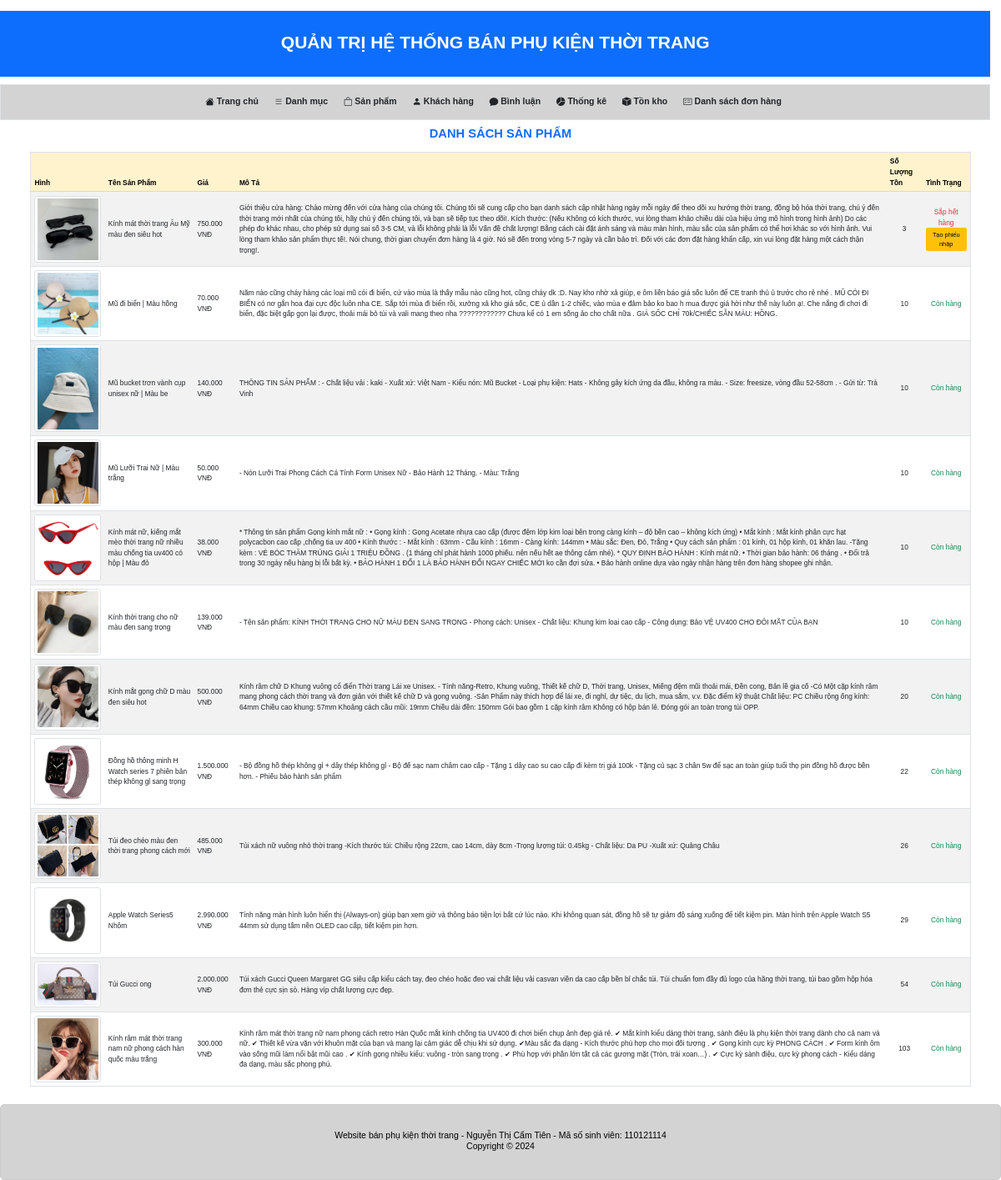
Screenshot of /Admin/index_admin.php?act=tonkho with the database file from the repository.
### tables this page shows
CREATE TABLE `sanpham` (
  `idpro` int(11) NOT NULL,
  `name` varchar(255) NOT NULL,
  `price` double(10,2) DEFAULT 0.00,
  `img` varchar(255) DEFAULT NULL,
  `mota` text DEFAULT NULL,
  `iddm` int(11) NOT NULL,
  `soluong` int(11) NOT NULL,
  `luotxem` int(11) NOT NULL DEFAULT 0,
  `giamgia` int(11) NOT NULL
);

### model/pdo.php (called while the page is built, shortened)
<?php
function pdo_get_connection()
{
    $dburl = "mysql:host=localhost;dbname=doanchuyennganh;charset=utf8";
    $username = 'root';
    $password = '';
    $conn = new PDO($dburl, $username, $password);
    $conn->setAttribute(PDO::ATTR_ERRMODE, PDO::ERRMODE_EXCEPTION);
    return $conn;
}
function pdo_query($sql)
{
    $sql_args = array_slice(func_get_args(), 1);
    try {
        $conn = pdo_get_connection();
        $stmt = $conn->prepare($sql);
        $stmt->execute($sql_args);
        $rows = $stmt->fetchAll();
        return $rows;
    } catch (PDOException $e) {
        throw $e;
    } finally {
        unset($conn);
    }
}

### model/thongke.php (called while the page is built, shortened)
<?php
function thongke_tonkho()
{
    $sql = "SELECT
    `idpro`,
    `name`,
    `price`,
    `img`,
    `mota`,
    `luotxem`,
    `iddm`,
    `soluong`,
    CASE
        WHEN `soluong` = 0 THEN 'Hết hàng'
        WHEN `soluong` <= 5 THEN 'Sắp hết hàng' -- Thay đổi giá trị này tùy thuộc vào ngưỡng bạn định nghĩa là sắp hết
        ELSE 'Còn hàng'
    END AS `trangthai`
FROM
    `sanpham`
ORDER BY
    `soluong` ASC;
";
    $list_tonkho = pdo_query($sql);
    return $list_tonkho;
}

### Admin/thongke/tonkho.php (the view, shortened to what this page needs)
<div class="container my-4">
    <header class="mb-4">
        <h1 class="text-center fw-bold fs-3 text-primary">DANH SÁCH SẢN PHẨM</h1>
    </header>
    <div class="table-responsive">
        <table class="table border table-striped table-hover align-middle">
            <thead class="table-warning">
                <tr>
                    <th scope="col">Hình</th>
                    <th scope="col">Tên Sản Phẩm</th>
                    <th scope="col">Giá</th>
                    <th scope="col">Mô Tả</th>
                    <th scope="col">Số Lượng Tồn</th>
                    <th scope="col">Tình Trạng</th>
                </tr>
            </thead>
            <tbody>
                <?php
foreach ($listtonkho as $product) {
    if ($product['trangthai'] == "Còn hàng") {
        $statusClass = 'text-success';
    } elseif ($product['trangthai'] == "Sắp hết hàng") {
        $statusClass = 'text-danger';
    } else {
        $statusClass = 'text-secondary';
    }
    ?>
                <tr>
                    <td class='text-center'>
                        <img src='../upload/<?= htmlspecialchars($product['img']) ?>'
                            alt='<?= htmlspecialchars($product['name']) ?>' class='img-thumbnail'
                            style='max-width: 80px; height: auto;'>
                    </td>
                    <td><?= htmlspecialchars($product['name']) ?></td>
                    <td><?= number_format($product['price'], 0, ',', '.') ?> VNĐ</td>
                    <td><?= htmlspecialchars($product['mota']) ?></td>
                    <td class='text-center'><?= $product['soluong'] ?></td>
                    <td class='text-center <?= $statusClass ?>'>
                        <?= htmlspecialchars($product['trangthai']) ?>
                        <?php if ($product['trangthai'] === "Sắp hết hàng") : ?>
                        <a href="thongke/phieunhap.php?idpro=<?=$product['idpro']?>" class="btn btn-warning btn-sm">Tạo
                            phiếu nhập</a>
                        <?php endif; ?>
                    </td>
                </tr>
                <?php
}
?>
            </tbody>
        </table>
    </div>
</div>
<div class="footer text-center">
    <h5>Website bán phụ kiện thời trang - Nguyễn Thị Cẩm Tiên - Mã số sinh viên: 110121114<br>Copyright &copy; 2024</h5>
</div>

### css/style.css (style rules this page uses)
* { box-sizing: border-box; font-family: sans-serif; font-size: 0.7vw; }
.footer { background-color: #d00118; border: 1px #ccc solid; font-size: 0.8vw; color: rgb(250, 242, 215); border-radius: 5px; padding: 20px; }
* { box-sizing: border-box }

### Admin/thongke/tonkho.php (style rules this page uses)
.footer { background-color: #D3D3D3; color: #000000; padding: 30px 0; font-size: 1.0rem; font-family: 'Poppins', sans-serif; }

### rows the page displays
sanpham: img+name (picture), name "Kính mát thời trang Âu Mỹ màu đen siêu hot", price "750.000", mota "Giới thiệu cửa hàng: Chào mừng đến với cửa hàng của chúng tôi. Chúng tôi sẽ cung cấp cho bạn danh sách cập nhật hàng ngày mỗi ngày để theo dõi xu hướng thời trang, đồng bộ hóa thời trang, chú ý đến thời trang mới nhất của chúng tôi, hãy chú ý đến chúng tôi, và bạn sẽ tiếp tục theo dõi!. Kích thước: (Nếu Không có kích thước, vui lòng tham khảo chiều dài của hiệu ứng mô hình trong hình ảnh) Do các phép đo khác nhau, cho phép sử dụng sai số 3-5 CM, và lỗi không phải là lỗi Vấn đề chất lượng! Bằng cách cài đặt ánh sáng và màu màn hình, màu sắc của sản phẩm có thể hơi khác so với hình ảnh. Vui lòng tham khảo sản phẩm thực tế!. Nói chung, thời gian chuyển đơn hàng là 4 giờ. Nó sẽ đến trong vòng…", soluong "3", trangthai "Sắp hết hàng"
sanpham: img (picture), name "Mũ đi biển | Màu hồng", price "70.000", mota "Năm nào cũng cháy hàng các loại mũ cói đi biển, cứ vào mùa là thấy mẫu nào cũng hot, cũng cháy dk :D. Nay kho nhờ xả giúp, e ôm liền báo giá sốc luôn để CE tranh thủ ủ trước cho rẻ nhé . MŨ CÓI ĐI BIỂN có nơ gắn hoa đại cực độc luôn nha CE. Sắp tới mùa đi biển rồi, xưởng xả kho giá sốc, CE ủ dần 1-2 chiếc, vào mùa e đảm bảo ko bao h mua được giá hời như thế này luôn ạ!. Che nắng đi chơi đi biển, đặc biệt gấp gọn lại được, thoải mái bỏ túi và vali mang theo nha ???????????? Chưa kể có 1 em sống ảo cho chất nữa . GIÁ SỐC CHỈ 70k/CHIẾC SẴN MÀU: HỒNG.", soluong "10", trangthai "Còn hàng"
sanpham: img (picture), name "Mũ bucket trơn vành cụp unisex nữ | Màu be", price "140.000", mota "THÔNG TIN SẢN PHẨM : - Chất liệu vải : kaki - Xuất xứ: Việt Nam - Kiểu nón: Mũ Bucket - Loại phụ kiện: Hats - Không gây kích ứng da đầu, không ra màu. - Size: freesize, vòng đầu 52-58cm . - Gửi từ: Trà Vinh", soluong "10", trangthai "Còn hàng"
sanpham: img (picture), name "Mũ Lưỡi Trai Nữ | Màu trắng", price "50.000", mota "- Nón Lưỡi Trai Phong Cách Cá Tính Form Unisex Nữ - Bảo Hành 12 Tháng. - Màu: Trắng", soluong "10", trangthai "Còn hàng"
sanpham: img (picture), name "Kính mát nữ, kiếng mắt mèo thời trang nữ nhiều màu chống tia uv400 có hộp | Màu đỏ", price "38.000", mota "* Thông tin sản phẩm Gọng kính mắt nữ : • Gọng kính : Gọng Acetate nhựa cao cấp (được đệm lớp kim loại bên trong càng kính – độ bền cao – không kích ứng) • Mắt kính : Mắt kính phân cực hạt polycacbon cao cấp ,chống tia uv 400 • Kính thước : - Mắt kính : 63mm - Cầu kính : 16mm - Càng kính: 144mm • Màu sắc: Đen, Đỏ, Trắng • Quy cách sản phẩm : 01 kính, 01 hộp kính, 01 khăn lau. -Tặng kèm : VÉ BÓC THĂM TRÚNG GIẢI 1 TRIỆU ĐỒNG . (1 tháng chỉ phát hành 1000 phiếu. nên nếu hết ae thông cảm nhé). * QUY ĐỊNH BẢO HÀNH : Kính mát nữ. • Thời gian bảo hành: 06 tháng . • Đổi trả trong 30 ngày nếu hàng bị lỗi bất kỳ. • BẢO HÀNH 1 ĐỔI 1 LÀ BẢO HÀNH ĐỔI NGAY CHIẾC MỚI ko cần đợi sửa. • Bảo hành online dựa…", soluong "10", trangthai "Còn hàng"
sanpham: img+name (picture), name "Kính thời trang cho nữ màu đen sang trọng", price "139.000", mota "- Tên sản phẩm: KÍNH THỜI TRANG CHO NỮ MÀU ĐEN SANG TRỌNG - Phong cách: Unisex - Chất liệu: Khung kim loại cao cấp - Công dụng: Bảo VỆ UV400 CHO ĐÔI MẮT CỦA BẠN", soluong "10", trangthai "Còn hàng"
sanpham: img+name (picture), name "Kính mắt gọng chữ D màu đen siêu hot", price "500.000", mota "Kính râm chữ D Khung vuông cổ điển Thời trang Lái xe Unisex. - Tính năng-Retro, Khung vuông, Thiết kế chữ D, Thời trang, Unisex, Miếng đệm mũi thoải mái, Đền cong, Bản lề gia cố -Có Một cặp kính râm mang phong cách thời trang và đơn giản với thiết kế chữ D và gọng vuông. -Sản Phẩm này thích hợp để lái xe, đi nghỉ, dự tiệc, du lịch, mua sắm, v.v. Đặc điểm kỹ thuật Chất liệu: PC Chiều rộng ống kính: 64mm Chiều cao khung: 57mm Khoảng cách cầu mũi: 19mm Chiều dài đền: 150mm Gói bao gồm 1 cặp kính râm Không có hộp bán lẻ. Đóng gói an toàn trong túi OPP.", soluong "20", trangthai "Còn hàng"
sanpham: img (picture), name "Đồng hồ thông minh H Watch series 7 phiên bản thép không gỉ sang trọng", price "1.500.000", mota "- Bộ đồng hồ thép không gỉ + dây thép không gỉ - Bộ đế sạc nam châm cao cấp - Tặng 1 dây cao su cao cấp đi kèm trị giá 100k - Tặng củ sạc 3 chân 5w để sạc an toàn giúp tuổi thọ pin đồng hồ được bền hơn. - Phiếu bảo hành sản phẩm", soluong "22", trangthai "Còn hàng"
sanpham: img+name (picture), name "Túi đeo chéo màu đen thời trang phong cách mới", price "485.000", mota "Túi xách nữ vuông nhỏ thời trang -Kích thước túi: Chiều rộng 22cm, cao 14cm, dày 8cm -Trọng lượng túi: 0.45kg - Chất liệu: Da PU -Xuất xứ: Quảng Châu", soluong "26", trangthai "Còn hàng"
sanpham: img+name (picture), name "Apple Watch Series5 Nhôm", price "2.990.000", mota "Tính năng màn hình luôn hiển thị (Always-on) giúp bạn xem giờ và thông báo tiện lợi bất cứ lúc nào. Khi không quan sát, đồng hồ sẽ tự giảm độ sáng xuống để tiết kiệm pin. Màn hình trên Apple Watch S5 44mm sử dụng tấm nền OLED cao cấp, tiết kiệm pin hơn.", soluong "29", trangthai "Còn hàng"
sanpham: img (picture), name "Túi Gucci ong", price "2.000.000", mota "Túi xách Gucci Queen Margaret GG siêu cấp kiểu cách tay, đeo chéo hoặc đeo vai chất liệu vải casvan viền da cao cấp bền bỉ chắc túi. Túi chuẩn fom đầy đủ logo của hãng thời trang, túi bao gồm hộp hóa đơn thẻ cực sịn sò. Hàng víp chất lượng cực đẹp.", soluong "54", trangthai "Còn hàng"
sanpham: img+name (picture), name "Kính râm mát thời trang nam nữ phong cách hàn quốc màu trắng", price "300.000", mota "Kính râm mát thời trang nữ nam phong cách retro Hàn Quốc mắt kính chống tia UV400 đi chơi biển chụp ảnh đẹp giá rẻ. ✔ Mắt kính kiểu dáng thời trang, sành điệu là phụ kiện thời trang dành cho cả nam và nữ. ✔ Thiết kế vừa vặn với khuôn mặt của bạn và mang lại cảm giác dễ chịu khi sử dụng. ✔Màu sắc đa dạng - Kích thước phù hợp cho mọi đối tượng . ✔ Gọng kính cực kỳ PHONG CÁCH . ✔ Form kính ôm vào sống mũi làm nổi bật mũi cao . ✔ Kính gọng nhiều kiểu: vuông - tròn sang trọng . ✔ Phù hợp với phần lớn tất cả các gương mặt (Tròn, trái xoan…) . ✔ Cực kỳ sành điệu, cực kỳ phong cách - Kiểu dáng đa dạng, màu sắc phong phú.", soluong "103", trangthai "Còn hàng"
